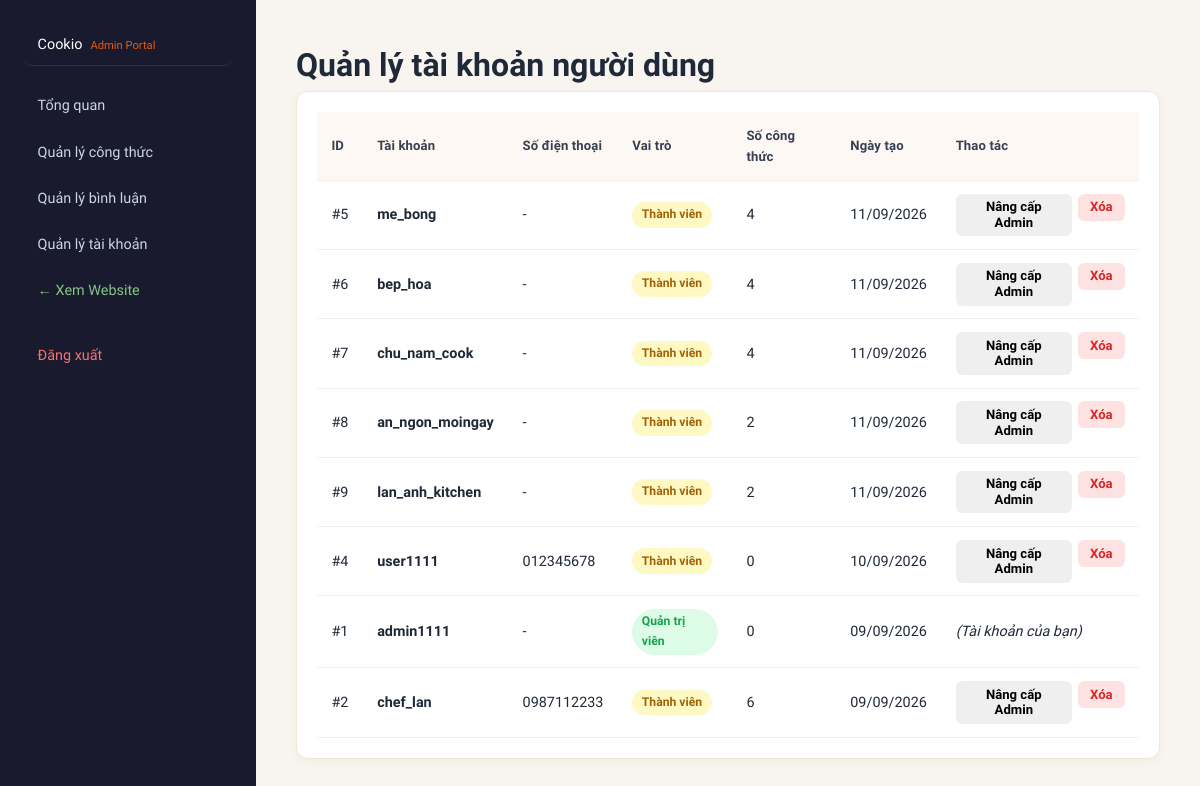
The page /admin/manage-users.php (signed in) on the database its author committed.
### tables this page shows
CREATE TABLE users (
    id INT UNSIGNED AUTO_INCREMENT PRIMARY KEY,
    username VARCHAR(100) NOT NULL UNIQUE,
    password VARCHAR(255) NOT NULL,
    phone VARCHAR(20) NULL,
    bio VARCHAR(500) NULL,
    role ENUM('user', 'admin') NOT NULL DEFAULT 'user',
    created_at TIMESTAMP NOT NULL DEFAULT CURRENT_TIMESTAMP,
    updated_at TIMESTAMP NOT NULL DEFAULT CURRENT_TIMESTAMP ON UPDATE CURRENT_TIMESTAMP
);

### includes/db.php (called while the page is built, shortened)
<?php
require_once __DIR__ . '/../config/config.php';
function db(): PDO
{
    static $connection;
    if (!$connection instanceof PDO) {
        $connection = new PDO(
            'mysql:host=' . DB_HOST . ';dbname=' . DB_NAME . ';charset=utf8mb4',
            DB_USER,
            DB_PASS,
            [
                PDO::ATTR_ERRMODE => PDO::ERRMODE_EXCEPTION,
                PDO::ATTR_DEFAULT_FETCH_MODE => PDO::FETCH_ASSOC,
                PDO::ATTR_EMULATE_PREPARES => false,
            ]
        );
    }
    return $connection;
}

### config/config.php (called while the page is built, shortened)
<?php
function e(?string $value): string
{
    return htmlspecialchars($value ?? '', ENT_QUOTES, 'UTF-8');
}

### admin/manage-users.php (the view, shortened to what this page needs)
<?php
require_once __DIR__ . '/../config/config.php';
require_once __DIR__ . '/../includes/db.php';
$users = db()->query(
    'SELECT u.id, u.username, u.phone, u.role, u.created_at,
     (SELECT COUNT(*) FROM recipes WHERE author_id = u.id) AS recipe_count
     FROM users u
     ORDER BY u.created_at DESC'
)->fetchAll();
?>
<!DOCTYPE html>
<html lang="vi">
<head>
    <link rel="stylesheet" href="<?= BASE_URL ?>/assets/css/style.css">
    <link rel="stylesheet" href="<?= BASE_URL ?>/assets/css/admin.css">
</head>
<body class="admin-page">
<?php require __DIR__ . '/../includes/admin-sidebar.php'; ?>
<main class="admin-content">
    <h1>Quản lý tài khoản người dùng</h1>
    <div class="admin-table-box">
        <div class="table-wrap">
            <table>
                <thead>
                    <tr>
                        <th>ID</th>
                        <th>Tài khoản</th>
                        <th>Số điện thoại</th>
                        <th>Vai trò</th>
                        <th>Số công thức</th>
                        <th>Ngày tạo</th>
                        <th>Thao tác</th>
                    </tr>
                </thead>
                <tbody>
                <?php foreach ($users as $user): ?>
                    <tr>
                        <td>#<?= (int) $user['id'] ?></td>
                        <td><strong><?= e($user['username']) ?></strong></td>
                        <td><?= e($user['phone'] ?? '-') ?></td>
                        <td>
                            <span class="status-badge <?= $user['role'] === 'admin' ? 'status-approved' : 'status-pending' ?>">
                                <?= $user['role'] === 'admin' ? 'Quản trị viên' : 'Thành viên' ?>
                            </span>
                        </td>
                        <td><?= (int) $user['recipe_count'] ?></td>
                        <td><?= date('d/m/Y', strtotime((string) $user['created_at'])) ?></td>
                        <td>
                            <?php if ((int) $user['id'] !== (int) ($_SESSION['user_id'] ?? 0)): ?>
                                <div style="display: flex; gap: 6px;">
                                    <form method="post" action="<?= BASE_URL ?>/actions/admin_action.php" style="display:inline">
                                        <button type="submit" class="button-sm">
                                            <?= $user['role'] === 'admin' ? 'Hạ cấp User' : 'Nâng cấp Admin' ?>
                                        </button>
                                    </form>
                                    <form method="post" action="<?= BASE_URL ?>/actions/admin_action.php" style="display:inline" onsubmit="return confirm('Bạn có chắc muốn xóa tài khoản này và mọi công thức liên quan?')">
                                        <button type="submit" class="button-sm danger">Xóa</button>
                                    </form>
                                </div>
                            <?php else: ?>
                                <em>(Tài khoản của bạn)</em>
                            <?php endif; ?>
                        </td>
                    </tr>
                <?php endforeach; ?>
                </tbody>
            </table>
        </div>
    </div>
</main>
</body>
</html>

### assets/css/style.css (style rules this page uses)
:root { --primary: #ea580c; --primary-hover: #c2410c; --primary-light: #fff7ed; --primary-border: #fed7aa; --accent: #f59e0b; --bg-page: #fdfbf7; --bg-surface: #ffffff; --text-main: #1f2937; --text-muted: #6b7280; --text-subtle: #9ca3af; --border-color: #f1ebe1; --border-dark: #e5e7eb; --shadow-sm: 0 1px 3px rgba(0,0,0,0.04), 0 1px 2px rgba(0,0,0,0.02); --shadow-md: 0 4px 14px rgba(0,0,0,0.06); --shadow-lg: 0 10px 25px rgba(234, 88, 12, 0.12); --radius-sm: 8px; --radius-md: 12px; --radius-lg: 16px; --radius-full: 9999px; }
* { box-sizing: border-box; margin: 0; padding: 0; }
body { font-family: 'Plus Jakarta Sans', system-ui, -apple-system, sans-serif; color: var(--text-main); background-color: var(--bg-page); line-height: 1.6; -webkit-font-smoothing: antialiased; }
.button, button { display: inline-flex; align-items: center; justify-content: center; gap: 0.4rem; padding: 0.65rem 1.25rem; border-radius: var(--radius-full); font-family: inherit; font-size: 0.95rem; font-weight: 700; cursor: pointer; border: 1.5px solid transparent; transition: all 0.2s cubic-bezier(0.4, 0, 0.2, 1); text-decoration: none; line-height: 1.2; }
form { display: grid; gap: 1.25rem; }

### assets/css/admin.css (style rules this page uses)
.admin-page { display: flex; min-height: 100vh; background: #f8f5f1; font-family: 'Plus Jakarta Sans', sans-serif; }
.admin-content { flex: 1; padding: 2.5rem; max-width: 1200px; }
.admin-table-box { padding: 1.25rem; background: #fff; border-radius: 0.75rem; border: 1px solid #f0e6d8; box-shadow: 0 2px 8px rgba(0,0,0,0.04); }
.table-wrap { overflow-x: auto; }
table { width: 100%; border-collapse: collapse; }
th, td { padding: 0.8rem 0.9rem; border-bottom: 1px solid #f1ede8; text-align: left; font-size: 0.9rem; }
th { background: #fdf8f4; font-weight: 700; color: #374151; font-size: 0.82rem; letter-spacing: 0.01em; }
.action-buttons button, .button-sm { padding: 0.35rem 0.75rem; font-size: 0.82rem; border-radius: 0.4rem; border: none; cursor: pointer; font-weight: 600; transition: background 0.15s; }
.danger { background: #fee2e2; color: #dc2626; }
.status-badge { display: inline-block; padding: 0.2rem 0.6rem; border-radius: 99px; font-size: 0.76rem; font-weight: 700; }
.status-approved { background: #dcfce7; color: #16a34a; }
.status-pending { background: #fef9c3; color: #a16207; }

### rows shown on the page
users: id "5", username "me_bong", phone "-", role "Thành viên", recipe_count "4", created_at "11/09/2026"
users: id "6", username "bep_hoa", phone "-", role "Thành viên", recipe_count "4", created_at "11/09/2026"
users: id "7", username "chu_nam_cook", phone "-", role "Thành viên", recipe_count "4", created_at "11/09/2026"
users: id "8", username "an_ngon_moingay", phone "-", role "Thành viên", recipe_count "2", created_at "11/09/2026"
users: id "9", username "lan_anh_kitchen", phone "-", role "Thành viên", recipe_count "2", created_at "11/09/2026"
users: id "4", username "user1111", phone "012345678", role "Thành viên", recipe_count "0", created_at "10/09/2026"
users: id "1", username "admin1111", phone "-", role "Quản trị viên", recipe_count "0", created_at "09/09/2026", shows "(Tài khoản của bạn)"
users: id "2", username "chef_lan", phone "0987112233", role "Thành viên", recipe_count "6", created_at "09/09/2026"
